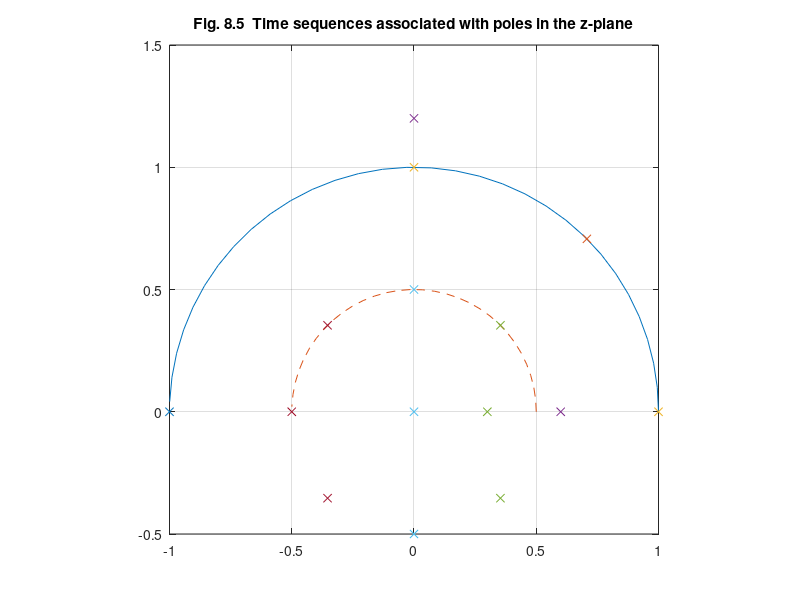

The MATLAB script that drew this image: (Note: this script raises an error after producing the figure.)
% Fig. 8.5   Feedback Control of Dynamic Systems, 4e 
%             Franklin, Powell, Emami
%

clear all;
close all;

th=0:.1:pi;
Im=sin(th);
Re=cos(th);

figure(1)
plot(Re,Im,'-',.5*Re,.5*Im,'--'),grid
axis([-1 1 -.5 1.5])
axis('square')
hold on
plot(1,0,'x')
plot(.6,0,'x')
plot(.3,0,'x')
plot(0,0,'x')
plot(-.5,0,'x')
plot(-1,0,'x')
j=sqrt(-1);
p=[exp(j*pi/4) exp(-j*pi/4)];
plot(p,'x')
p2=[exp(j*pi/2) exp(-j*pi/2)];
plot(p2,'x')
p3=1.2*[exp(j*pi/2) exp(-j*pi/2)];
plot(p3,'x')
p4=.5*[exp(j*pi/4) exp(-j*pi/4)];
plot(p4,'x')
p5=.5*[exp(j*pi/2) exp(-j*pi/2)];
plot(p5,'x')
p6=.5*[exp(j*3*pi/4) exp(-j*3*pi/4)];
plot(p6,'x')
title('Fig. 8.5  Time sequences associated with poles in the z-plane')
hold off

figure(2) % This figure creates four of the time responses 
num=[1  0];
den=[1 -1];
N=11;
n=0:N-1;
y=dimpulse(num,den,N);
Ny=size(y);
subplot(2,2,1)
axis([1 10 -1.5 1.5])
zero=zeros(Ny);
plot(n,y,'*',n,y,'--',n,zero,'-')
title('z = +1')

den=[1 -.6];
subplot(2,2,2)
y=dimpulse(num,den,N);
plot(n,y,'*',n,y,'--',n,zero,'-')
title('z = +.6')

den=[1 -.3];
subplot(2,2,3)
y=dimpulse(num,den,N);
plot(n,y,'*',n,y,'--',n,zero,'-')
title('z = +.3')

den=[1 0];
subplot(2,2,4)
y=dimpulse(num,den,N);
plot(n,y,'*',n,y,'--',n,zero,'-')
title('z = 0')

figure(3)   % This figure creates four more of the time responses
num=[1  0];
j=sqrt(-1);
p=[exp(j*pi/4) exp(-j*pi/4)];
den=poly(p);
N=11;
n=0:N-1;
y=.67*dimpulse(num,den,N);
Ny=size(y);
subplot(2,2,1)
axis([1 10 -1.5 1.5])
zero=zeros(Ny);
plot(n,y,'*',n,y,'--',n,zero,'-')
title('z = exp(+-j*45 deg)')

p=[exp(j*pi/2) exp(-j*pi/2)];
den=poly(p);
subplot(2,2,2)
y=dimpulse(num,den,N);
plot(n,y,'*',n,y,'--',n,zero,'-')
title('z = exp(+-j*90 deg)')

den=[1  1];
subplot(2,2,3)
y=dimpulse(num,den,N);
plot(n,y,'*',n,y,'--',n,zero,'-')
title('z = -1')

p=1.2*[exp(j*pi/2) exp(-j*pi/2)];
den=poly(p);
subplot(2,2,4)
y=.5*dimpulse(num,den,N);
plot(n,y,'*',n,y,'--',n,zero,'-')
title('z = 1.2*exp(+-j*90 deg)')

figure(4)  % This figure creates four more of the time responses
num=[1  0];
j=sqrt(-1);
p=.5*[exp(j*pi/4) exp(-j*pi/4)];
den=poly(p);
N=11;
n=0:N-1;
y=dimpulse(num,den,N);
Ny=size(y);
subplot(2,2,1)
axis([1 10 -1.5 1.5])
zero=zeros(Ny);
plot(n,y,'*',n,y,'--',n,zero,'-')
title('z = .5*exp(+-j*45 deg)')

p=.5*[exp(j*pi/2) exp(-j*pi/2)];
den=poly(p);
subplot(2,2,2)
y=dimpulse(num,den,N);
plot(n,y,'*',n,y,'--',n,zero,'-')
title('z = .5*exp(+-j*90 deg)')

p=.5*[exp(j*3*pi/4) exp(-j*3*pi/4)];
den=poly(p);
subplot(2,2,3)
y=dimpulse(num,den,N);
plot(n,y,'*',n,y,'--',n,zero,'-')
title('z = .5*exp(+-j*135 deg)')

den=[1 .5];
subplot(2,2,4)
y=dimpulse(num,den,N);
plot(n,y,'*',n,y,'--',n,zero,'-')
title('z = -.5')
